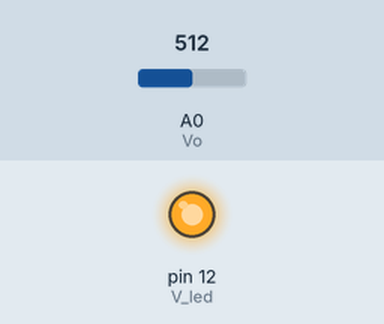
The sketch below on a simulated Arduino Uno, built with avr-gcc and run on an emulated ATmega328P. Shown: output pins drawn as LEDs (lit = HIGH). The inputs (shaded band) are chosen by the test bench; at power-on: A0 (Vo) = 512. What the sketch prints to the serial monitor is not drawn.

Above: at 0.1 s.
Timing chart, 0 to 1.6 s (numbered marks = the images above):
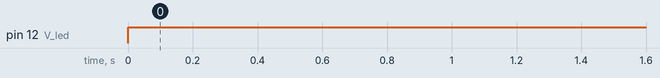

The sketch:

Dust.INO
```cpp
// 미세먼지 센서 3주차 코드 참조

int Vo = A0;
int V_led = 12;

float Vo_value = 0;
float Voltage = 10;
float dustDensity = 0;

void setup() {

  Serial.begin(9600);
  pinMode(V_led, OUTPUT);
  pinMode(Vo, INPUT);

}

void loop() {
  digitalWrite(V_led, LOW);
  delayMicroseconds(280);

  Vo_value = analogRead(Vo);
  delayMicroseconds(40);

  digitalWrite(V_led, HIGH);
  delayMicroseconds(9600);

  // Voltage = Vo_value * 5.0 / 1023.0;
  // dustDensity = (Voltage - 0.5) / 0.005;

  // Serial.println("dust=");
  Serial.println(Vo_value);

  delay(1000);
}
```

Measured:
- by itself, pin 12 (V_led): LOW → HIGH at 0.00 s
